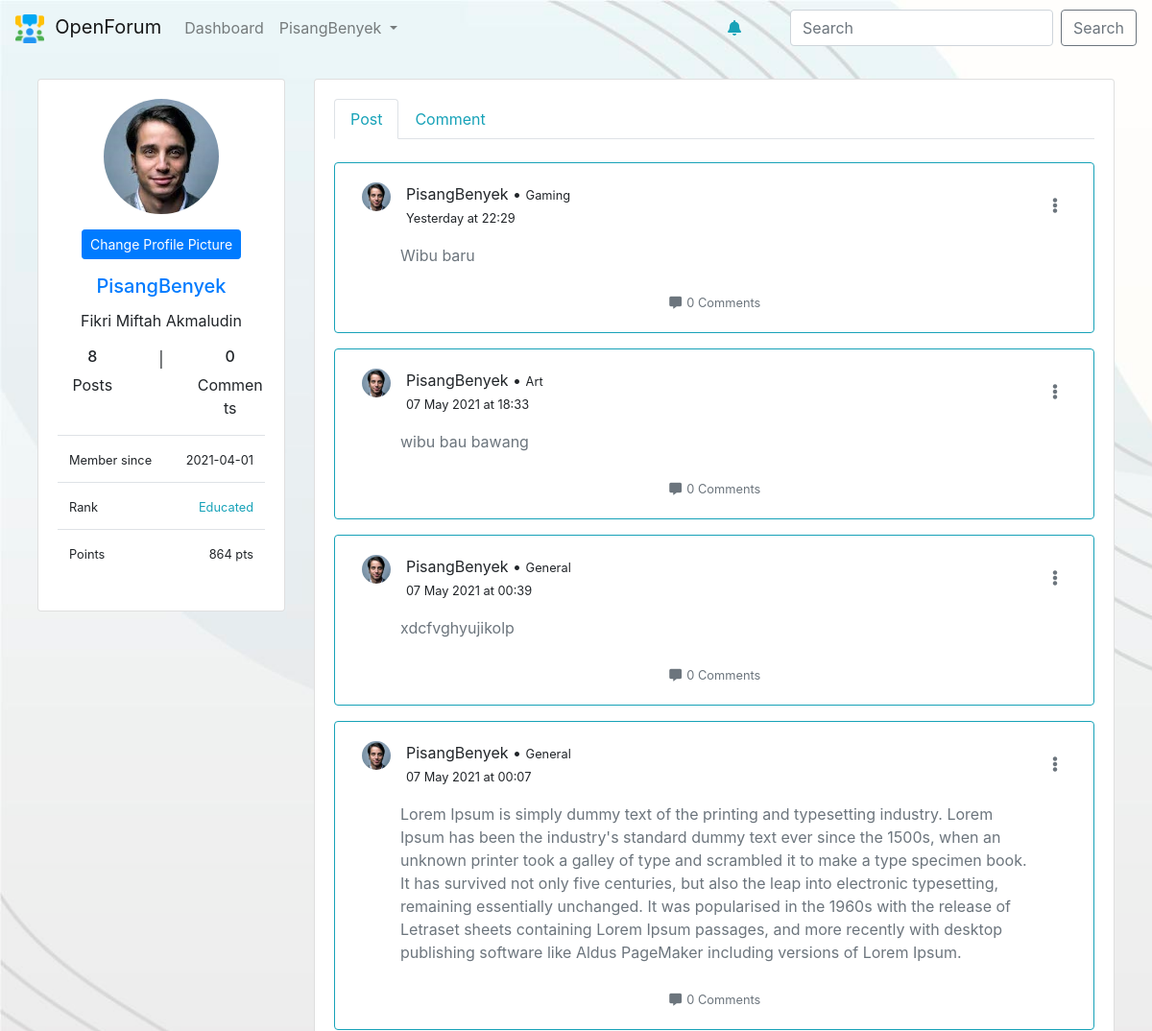
The page /profile (signed in, upper part) on the database as committed earlier.
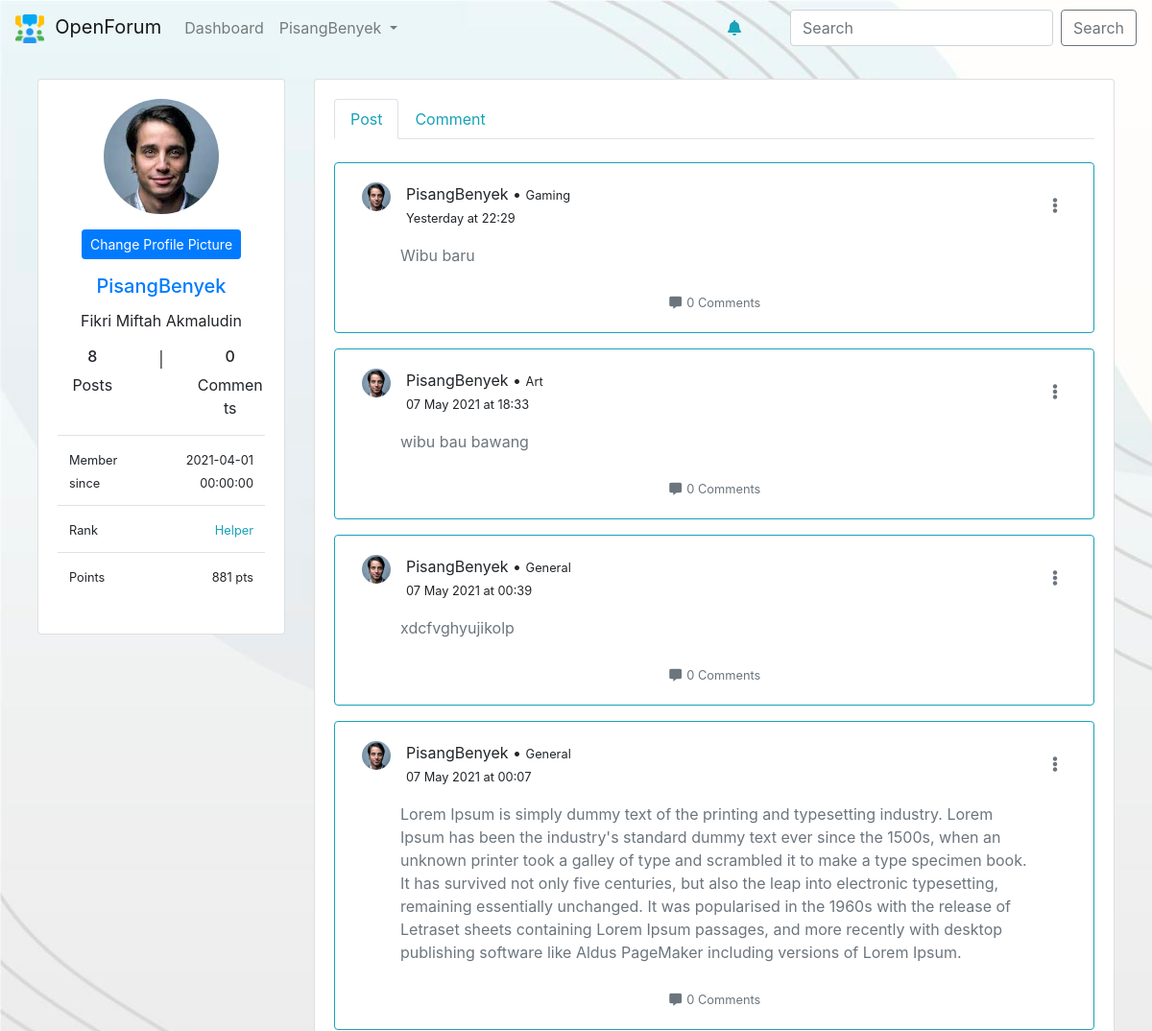
The same page on the database as committed later.
### tables this page shows
CREATE TABLE `users` (
  `id` int(11) NOT NULL,
  `fullname` varchar(100) NOT NULL,
  `username` varchar(100) NOT NULL,
  `email` varchar(100) NOT NULL,
  `password` varchar(255) NOT NULL,
  `photo` varchar(100) NOT NULL DEFAULT 'user.png',
  `register_date` datetime NOT NULL DEFAULT current_timestamp(),
  `rank` enum('Newbie','Helper','Ambitious','Educated','Expert','Professional','Genius','Brilliant') NOT NULL DEFAULT 'Newbie',
  `points` int(11) NOT NULL DEFAULT 0
);

### app/core/Controller.php (called while the page is built, shortened)
<?php
class Controller{
	public function view($view, $data = [])
	{
		require_once '../app/views/' . $view . '.php' ;
	}
	public function model($model)
	{
		return new $model;
	}
}

### app/controllers/Profile.php (called while the page is built, shortened)
<?php
class Profile extends Controller {
	public function index()
	{
		$data['user'] = $this->model('User_model')->getUserData($_SESSION['UserLoggedIn']);
		$data['totalComment'] = $this->model('Comment_model')->countMyComments($data['user']['id']);
		$data['userPost'] = $this->model('Post_model')->getPostFromThisUser($data['user']['id']);
		$data['postCount'] = $this->model('Post_model')->countPostFromThisUser($data['user']['id']);
		for ($i=0; $i < $data['postCount'] ; $i++) {
			$timeConvert = $this->model('Post_model')->convertTime($data['userPost'][$i]['time_posted']);
			$commentCount = $this->model('Comment_model')->commentCount($data['userPost'][$i]['id']);
			$data['userPost'][$i]['comments'] = $commentCount;
			$data['userPost'][$i]['date'] = $timeConvert['date'];
			$data['userPost'][$i]['hour'] = $timeConvert['hour'];
		}
		$data['myComments'] = $this->model('Comment_model')->getAllMyComments($data['user']['id']);
		$data['ntf'] = $this->model('Notification_model')->notificationLoader($data['user']['id']);
		$data['ntfCount'] = $this->model('Notification_model')->notificationCount($data['user']['id']);
		$data['title'] = "Profile";
		$this->view('template/profile-left-panel',$data);
		$this->view('profile/index',$data);
	}
}

### app/core/App.php (called while the page is built, shortened)
<?php
class App{
	protected $method = 'index';
	protected $params = [];
	public function __construct()
	{
		$this->controller = new $this->controller;
		call_user_func_array([$this->controller, $this->method], $this->params);
	}
}

### public/index.php (called while the page is built, shortened)
<?php
$app = new App;

### app/core/Database.php (called while the page is built, shortened)
<?php
class Database {
    private $host = DB_HOST;
    private $user = DB_USER;
    private $pass = DB_PASS;
    private $db_name = DB_NAME;
    private $dbh;
    private $stmt;
    public function __construct()
    {
        $dsn = 'mysql:host=' . $this->host . ';dbname=' . $this->db_name;
        $option = [
            PDO::ATTR_PERSISTENT => true,
            PDO::ATTR_ERRMODE => PDO::ERRMODE_EXCEPTION
        ];
        try {
            $this->dbh = new PDO($dsn, $this->user, $this->pass, $option);
        } catch(PDOException $e) {
            die($e->getMessage());
        }
    }
    public function query($query)
    {
        $this->stmt = $this->dbh->prepare($query);
    }
    public function bind($param, $value, $type = null)
    {
        if( is_null($type) ) {
            switch( true ) {
                default :
                    $type = PDO::PARAM_STR;
            }
        }
        $this->stmt->bindValue($param, $value, $type);
    }
    public function execute()
    {
        $this->stmt->execute();
    }
    public function resultSet()
    {
        $this->execute();
        return $this->stmt->fetchAll(PDO::FETCH_ASSOC);
    }
    public function single()
    {
        $this->execute();
        return $this->stmt->fetch(PDO::FETCH_ASSOC);
    }
    public function rowCount()
    {
        return $this->stmt->rowCount();
    }
}

### app/models/User_model.php (called while the page is built, shortened)
<?php
class User_model {
    private $db;
    public function __construct()
    {
        $this->db = new Database;
    }
    public function getUserData($data)
    {
        $username = $_SESSION['UserLoggedIn'];
        $this->db->query('SELECT * FROM users WHERE username=:username');
        $this->db->bind('username',$username);
        return $this->db->single();
    }
}

### app/models/Post_model.php (called while the page is built, shortened)
<?php
class Post_model
{
	public function __construct()
	{
        $this->db = new Database;
	}
	public function getPostFromThisUser($data)
	{
		$ownerid = $data;
		$this->db->query('SELECT * FROM posts WHERE owner=:ownerid ORDER BY id DESC');
		$this->db->bind('ownerid',$ownerid);
		return $this->db->resultSet();
	}
	public function countPostFromThisUser($user)
	{
		$this->db->query('SELECT * FROM posts WHERE owner=:ownerid');
		$this->db->bind('ownerid',$user);
		$this->db->execute();
		$total  = $this->db->rowCount();
		return $total;
	}
}

### app/models/Comment_model.php (called while the page is built, shortened)
<?php
class Comment_model
{
	public function __construct()
	{
        $this->db = new Database;
	}
	public function commentCount($postId)
	{
		$this->db->query('SELECT * FROM comments WHERE post_id =:postId');
		$this->db->bind('postId' , $postId);
		$this->db->execute();
		return $this->db->rowCount();
	}
	public function countMyComments($userId)
	{
		$this->db->query('SELECT * FROM comments WHERE commenter=:userId');
		$this->db->bind('userId',$userId);
		$this->db->execute();
		return $this->db->rowCount();
	}
	public function getAllMyComments($userId)
	{
		$this->db->query('SELECT * FROM comments WHERE commenter=:userId ORDER BY id DESC');
		$this->db->bind('userId',$userId);
		$this->db->execute();
		return $this->db->resultSet();
	}
}

### app/views/profile/index.php (the view, shortened to what the changed rows need)
	<div class="col-md-9">
		<div class="card">
			<div class="card-body">
				<div class="tab-content" id="myTabContent">
				  <div class="tab-pane fade show active pt-4" id="post" role="tabpanel" aria-labelledby="post-tab">
				  	<?php foreach ($data['userPost'] as $myPost): ?>
				  		<div class="card mb-3 border border-info">
							<div class="card-body">
								<div>
									<div class="row mx-1 d-flex justify-content-between">
										<div class="row mx-1">
											<img src="<?=ROOTURL ?>/public/assets/img/profile-img/<?=$data['user']['photo'] ?>" height="30px" width="30px" class="rounded-circle">&emsp;
											<div>
												<span class="mb-0 pb-0"><?=$data['user']['username'] ?> &bull; <small><?=$myPost['category']?></small></span><br>
												<small class="text-muted mt-0"></small><small><?=$myPost['date'].' at '.$myPost['hour']?></small>
											</div>
										</div>
										<div class="btn-group dropleft">
										  <button class="btn bg-transparent" type="button" id="dropdownMenuButton" data-toggle="dropdown" aria-haspopup="true" aria-expanded="false">
										  	<i class="fas fa-ellipsis-v text-muted"></i>
										  </button>
										</div>
									</div>
									<div class="mx-5 mt-3">
										<a href="post/<?=$myPost['id'] ?>" class="card-text deco-none">
											<p class="text-muted"><?=$myPost['content']?></p>
										</a>
									</div>
									<div class="d-flex justify-content-center mt-4">
										<div class="text-center">
											<a href="post/<?=$myPost['id'] ?>" class="deco-none text-secondary">
												<small><i class="fas fa-comment-alt fa-fw"></i> <?= $myPost['comments'] ?> Comments</small>
											</a>
										</div>
									</div>
								</div>
							</div>
						</div>
				  	<?php endforeach ?>
				  </div>
				</div>
			</div>
		</div>
	</div>
</div>

### app/views/template/profile-left-panel.php (shortened to what the changed rows need)
<div class="row mx-4 mt-4">
	<div class="col-md-3">
		<div class="card">
			<div class="card-body">
				<div class="d-flex justify-content-center">
					<img class="rounded-circle" width="120px" height="120px" src="<?= ROOTURL ?>/public/assets/img/profile-img/<?=$data['user']['photo']?>">
				</div>
				<div class="d-flex justify-content-center mt-3">
					<button type="button" class="btn btn-sm btn-primary" data-toggle="modal" data-target="#exampleModal">
					</button>
				</div>
				<h5 class="card-title text-primary text-center mt-3"><?=$data['user']['username']?></h5>
				<p class="text-center "><?=$data['user']['fullname']?></p>
				<div class="row d-flex justify-content-between text-center mt-3">
					<div class="col-md-5">
					</div>
					<div class="col-md-2">
					</div>
					<div class="col-md-5">
					</div>
				</div>
				<table class="table mt-3">
					<tr>
						<td class="text-right"><small><?=$data['user']['register_date']?></small></td>
					</tr>
					<tr>
						<td class="text-right text-info"><small><?=$data['user']['rank']?></small></td>
					</tr>
					<tr>
						<td class="text-right"><small><?=$data['user']['points']?> pts</small></td>
					</tr>
				</table>
			</div>
		</div>
	</div>

Rows that differ between the two databases and show on the page:
changed users "PisangBenyek": register_date "2021-04-01" → "2021-04-01 00:00:00"; rank "Educated" → "Helper"; points "864" → "881"
